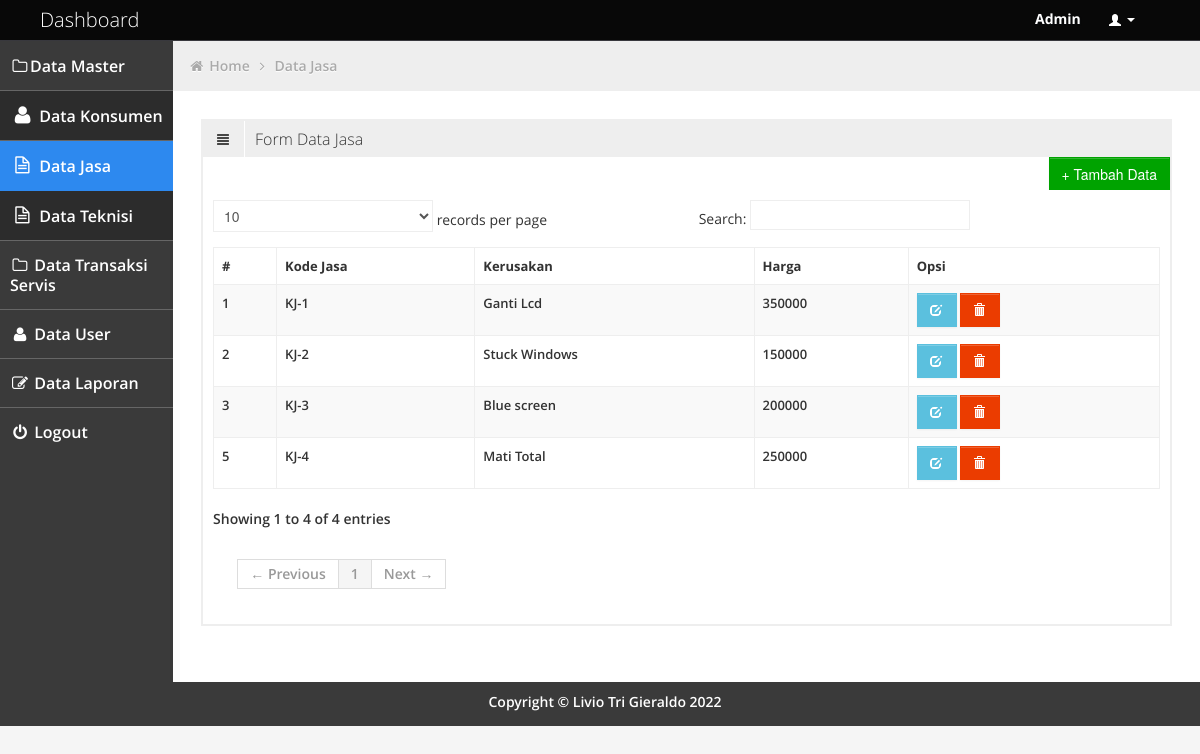
The page /admin/jasa.php (signed in) on the database its author committed.
### tables this page shows
CREATE TABLE `jasa` (
  `no` int(10) NOT NULL,
  `kd_jasa` varchar(15) NOT NULL,
  `kerusakan` varchar(100) NOT NULL,
  `harga` int(20) NOT NULL
);

### admin/jasa.php (the view, shortened to what this page needs)
<!DOCTYPE html>
<html lang="en">
<head>
	<link id="bootstrap-style" href="../css/bootstrap.min.css" rel="stylesheet">
	<link href="../css/bootstrap-responsive.min.css" rel="stylesheet">
	<link id="base-style" href="../css/style.css" rel="stylesheet">
	<link id="base-style-responsive" href="../css/style-responsive.css" rel="stylesheet">
	<link rel="stylesheet" type="text/css" href="../css2/font.css">
</head>
<body>
	<?php include 'navbar.php'; ?>
		<div class="container-fluid-full">
				<div class="row-fluid">
					<?php include 'sidebarr.php'; ?>
						<div id="content" class="span10">
								<ul class="breadcrumb">
									<li>
										<i class="icon-home"></i>
										<a href="dashboard.php">Home</a>
										<i class="icon-angle-right"></i>
									</li>
									<li><a href="jasa.php">Data Jasa</a></li>
								</ul>
			  <div class="row-fluid sortable">
					<div class="box span12">
						<div class="box-header">
							<h2><i class="halflings-icon align-justify"></i><span class="break"></span>Form Data Jasa </h2>
						</div>
                        <div class="clearfix">
                            <button class="width-35 pull-right btn btn-sm btn-success" onclick="location.href='tambahjasa.php'">
                                <span class="bigger-110"> + Tambah Data</span>
                            </button>
                        </div>
						<div class="box-content">
							<table class="table table-striped table-bordered bootstrap-datatable datatable">
						    <thead>
						      <tr>
							    <th><font size="2">#</th>
						        <th><font size="2">Kode Jasa</th>
						        <th><font size="2">Kerusakan</th>
						        <th><font size="2">Harga</th>
						        <th><font size="2">Opsi</th>
						      </tr>
						    </thead>
						    <tbody>
						    <?php
						    include '../config/koneksi.php';
						    $data = $conn->query("SELECT * FROM jasa ORDER BY no desc");
						    while ($result = $data->fetch_assoc()){
						    	?>
						      <tr>
							  	<td><font size="2"><?php echo $result ['no']; ?></td>
						        <td><font size="2"><?php echo $result ['kd_jasa']; ?></td>
						        <td><font size="2"><?php echo $result ['kerusakan'] ; ?></td>
						        <td><font size="2"><?php echo $result ['harga'] ; ?></td>
							    <td class="center">
									<a class="btn btn-info" href="edit_jasa.php?kd_jasa=<?php echo $result ['kd_jasa'] ; ?>" title="Edit Data Jasa">
										<i class="halflings-icon white edit"></i></a>
									<a class="btn btn-danger" href="../aksi/proses.php?kd_jasa=<?php echo $result ['kd_jasa'] ; ?>"onclick="return confirm('Apakah anda yakin akan menghapus data ini?')"title="Hapus Data">
										<i class="halflings-icon white trash"></i></a>
								</td>
						      </tr>
						      <?php
						      }
						      ?>
						    </tbody>
			 		      </table>
						</div>
					</div>
					</div>
			</div>
				</div>
			</div>
	<?php include 'footer.php';?>
</body>
</html>

### css/style.css (style rules this page uses)
body { background: #F5F5F5; color: #333; border: none; font-family: 'Open Sans', sans-serif; font-weight: 600; }
a { color: #646464; }
h2 { font-size: 16px; line-height: 16px; }
#content { background: #ffffff; filter: none; min-height: 100%; padding: 20px 20px; position: relative; }
.breadcrumb { margin: -28px -28px 28px -28px; line-height: 34px; background: #eee; border: 0px; color: #aaa; -webkit-box-shadow: none; -moz-box-shadow: none; box-shadow: none; -webkit-border-radius: 0px; -moz-border-radius: 0px; border-radius: 0px; }
.breadcrumb a { color: #aaa; text-shadow: 0px 1px 1px #fff; }
.box { border: 2px solid #eee; background: #fff !important; margin-bottom: 28px; }
.box-header { height: 16px; font-size: 16px; line-height: 16px; padding: 10px; background: #eee; -webkit-box-shadow: none; -moz-box-shadow: none; box-shadow: none; overflow: hidden; }
.box-header h2 { float:left; margin-top: 0px; font-weight: 300; }
.box-header h2 i { margin: 0px 3px 0px 4px; opacity: .8; filter: alpha(opacity=80); -ms-filter:"progid:DXImageTransform.Microsoft.Alpha(Opacity=80)"; }
.box-content { position: relative; z-index: 50; margin-top: -1px; padding: 10px; background: #fff !important; }
.btn { display: inline-block; padding: 6px 12px; margin-bottom: 0; font-size: 14px; font-weight: 500; line-height: 20px; text-align: center; white-space: nowrap; vertical-align: middle; cursor: pointer; border: 1px solid #a7a9aa; -webkit-border-radius: 0px !important; border-radius: 0px !important; }
.btn i { margin-top: 2px; }
.btn { color: #ffffff; background-color: #a7a9aa; border-color: #a7a9aa; background-image: none; filter: none; text-shadow: none; }
.btn-danger { background-color: #EB3C00; border-color: #EB3C00; }
.btn-success { background-color: #00A300; border-color: #00A300; }
.btn-info { background-color: #5bc0de; border-color: #5bc0de; }
.table th, .table td { border-top: 1px solid #eee; }
.table-bordered { border-color: #eee; -webkit-border-radius: 0px !important; -moz-border-radius: 0px !important; border-radius: 0px !important; }
.table-bordered th, .table-bordered td { border-left: 1px solid #eee; }
.table-bordered thead:first-child tr:first-child > th:first-child, .table-bordered tbody:first-child tr:first-child > td:first-child, .table-bordered tbody:first-child tr:first-child > th:first-child { -webkit-border-radius: 0px !important; -moz-border-radius: 0px !important; border-radius: 0px !important; }
.table-bordered thead:first-child tr:first-child > th:last-child, .table-bordered tbody:first-child tr:first-child > td:last-child, .table-bordered tbody:first-child tr:first-child > th:last-child { -webkit-border-radius: 0px !important; -moz-border-radius: 0px !important; border-radius: 0px !important; }
.table-bordered thead:last-child tr:last-child > th:first-child, .table-bordered tbody:last-child tr:last-child > td:first-child, .table-bordered tbody:last-child tr:last-child > th:first-child, .table-bordered tfoot:last-child tr:last-child > td:first-child, .table-bordered tfoot:last-child tr:last-child > th:first-child { -webkit-border-radius: 0px !important; -moz-border-radius: 0px !important; border-radius: 0px !important; }
.table-bordered thead:last-child tr:last-child > th:last-child, .table-bordered tbody:last-child tr:last-child > td:last-child, .table-bordered tbody:last-child tr:last-child > th:last-child, .table-bordered tfoot:last-child tr:last-child > td:last-child, .table-bordered tfoot:last-child tr:last-child > th:last-child { -webkit-border-radius: 0px !important; -moz-border-radius: 0px !important; border-radius: 0px !important; }

### css/style-responsive.css (style rules this page uses)
@media (min-width: 1200px) { .container-fluid-full { overflow: hidden; position: relative; height: 100%; } }
@media (min-width: 1200px) { #content { width: 85.578%; padding: 28px; margin: 0px 0px; margin-left: 14.422% !important; } }

### css/halflings.css (style rules this page uses)
html, html .halflings { -webkit-font-smoothing: antialiased !important; }
.halflings-icon { display: inline-block; width: 14px; height: 14px; line-height: 14px; vertical-align: text-top; background-image: url(../img/glyphicons_halflings.svg); background-position: 0 0; background-repeat: no-repeat; vertical-align: top; *display: inline; *zoom: 1; *margin-right: .3em; }
.halflings-icon.white { background-image: url(../img/glyphicons_halflings-white.svg); }
.halflings-icon.trash { background-position: -456px 0; }
.halflings-icon.align-justify { background-position: -336px -48px; }
.halflings-icon.edit { background-position: -96px -72px; }

### rows shown on the page
jasa: no "5", kd_jasa "KJ-4", kerusakan "Mati Total", harga "250000"
jasa: no "3", kd_jasa "KJ-3", kerusakan "Blue screen", harga "200000"
jasa: no "2", kd_jasa "KJ-2", kerusakan "Stuck Windows", harga "150000"
jasa: no "1", kd_jasa "KJ-1", kerusakan "Ganti Lcd", harga "350000"

### other values the page prints
$_SESSION['level'] "Admin"
